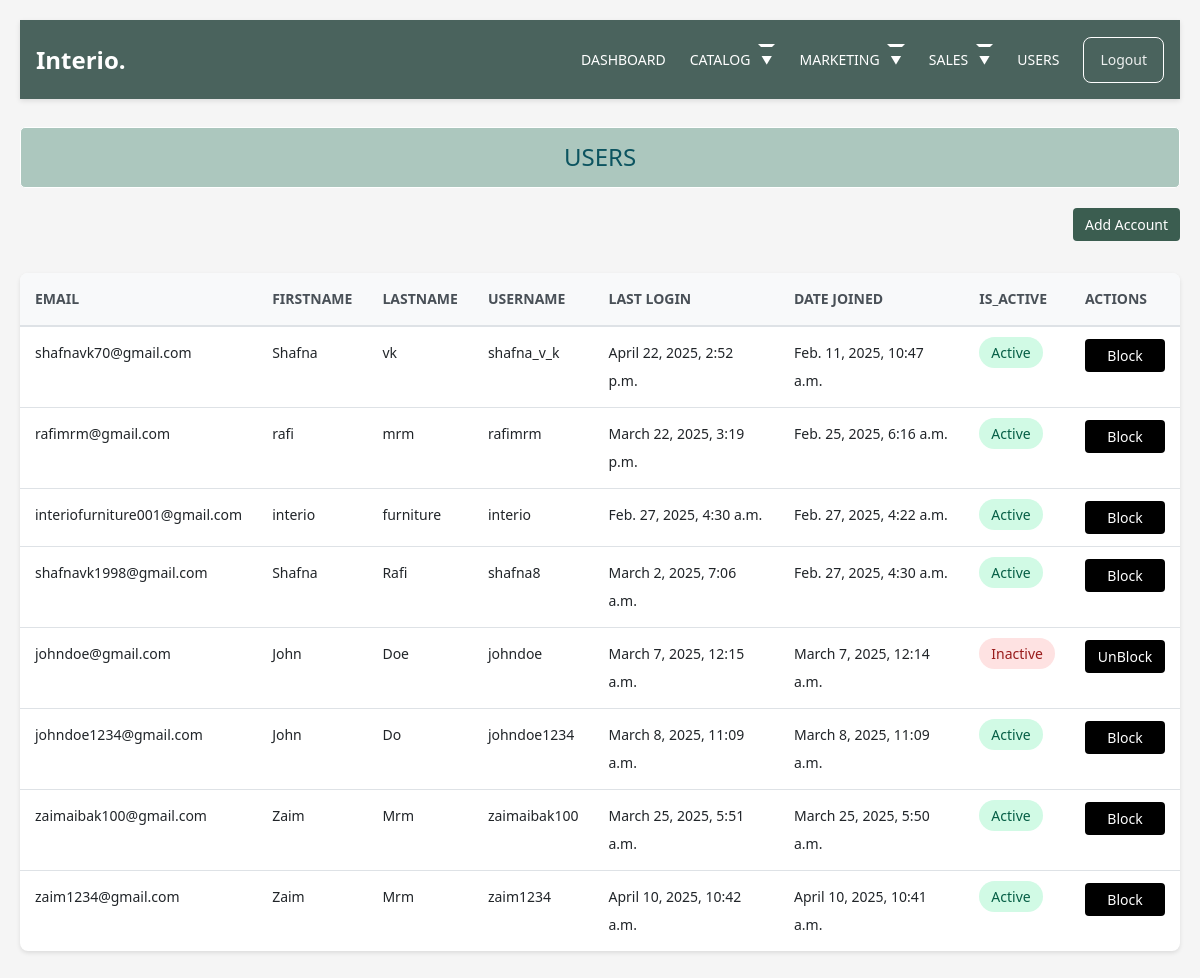
The page /adminn/users/ on the database its author committed.
### accounts/models.py (models this page shows, shortened)
class Account(AbstractBaseUser):
    first_name      = models.CharField(max_length=50)
    last_name       = models.CharField(max_length=50)
    username        = models.CharField(max_length=50, unique=True)
    email           = models.EmailField(max_length=100, unique=True)
    phone_number    = models.CharField(max_length=50)
    date_joined     = models.DateTimeField(auto_now_add=True)
    last_login      = models.DateTimeField(auto_now_add=True)
    is_admin        = models.BooleanField(default=False)
    is_staff        = models.BooleanField(default=False)
    is_active       = models.BooleanField(default=False)
    is_superadmin   = models.BooleanField(default=False)
    USERNAME_FIELD = 'email'
    REQUIRED_FIELDS = ['username', 'first_name', 'last_name']
    objects = MyAccountManager()

### adminn/views.py (the view)
# urls.py: path('users/', views.users, name='users'),
def users(request):
    accounts = Account.objects.filter(is_superadmin=False)
    context = {'accounts': accounts}
    return render(request, 'adminn/users.html', context)

### carts/context_processors.py (called while the page is built, shortened)
def counter(request):
    cart_count = 0
    if 'admin' in request.path:
        return {}
    return dict(cart_count=cart_count)

### category/context_processors.py (called while the page is built)
def menu_links(request):
    links = Category.objects.all()
    return dict(links=links)

### templates/adminn/users.html (shortened to what this page needs)
{% extends 'adminn/adminbase.html' %}
{% load static %}
{% block content %}
<!DOCTYPE html>
<html lang="en">
<head>
</head>
<body>
    <br>
    <h2 class="head">USERS</h2>
    <div class="text-end mb-3">
        <a href="" class="btn btn-primary mb-3">Add Account</a>
    </div>
    <div class="table-container">
        <table class="table">
            <thead>
                <tr>
                    <th>EMAIL</th>
                    <th>FIRSTNAME</th>
                    <th>LASTNAME</th>
                    <th>USERNAME</th>
                    <th>LAST LOGIN</th>
                    <th>DATE JOINED</th>
                    <th>IS_ACTIVE</th>
                    <th>ACTIONS</th>
                </tr>
            </thead>
            <tbody>
                {% for account in accounts %}
                <tr>
                    <td>{{ account.email }}</td>
                    <td>{{ account.first_name }}</td>
                    <td>{{ account.last_name }}</td>
                    <td>{{ account.username }}</td>
                    <td>{{ account.last_login }}</td>
                    <td>{{ account.date_joined }}</td>
                    <td>
                        <span class="status-badge {% if account.is_active %}status-active{% else %}status-inactive{% endif %}">
                            {% if account.is_active %}Active{% else %}Inactive{% endif %}
                        </span>
                    </td>
                    <td>
                        <div class="btn-group" role="group">
                            {% if account.is_active %}
                            <a href="{% url 'adminn:blockuser' account.id %}" class="btn btn-sm btn-danger" onclick="return confirm('Are you sure you want to block this user?');">Block</a>
                            {% else %}
                            <a href="{% url 'adminn:unblockuser' account.id %}" class="btn btn-sm btn-danger" onclick="return confirm('Are you sure you want to unblock this user?');">UnBlock</a>
                            {% endif %}
                            </div>
                    </td>
                </tr>
                {% endfor %}
            </tbody>
        </table>
    </div>
    <br>
</body>
</html>
{% endblock %}

### static/css/style.css (style rules this page uses)
body { overflow-x: hidden; position: relative; }
body { font-family: "Inter", sans-serif; font-weight: 400; line-height: 28px; color: #6a6a6a; font-size: 14px; background-color: #eff2f1; }
a { text-decoration: none; -webkit-transition: .3s all ease; -o-transition: .3s all ease; transition: .3s all ease; color: #2f2f2f; text-decoration: underline; }
.btn { font-weight: 600; padding: 12px 30px; border-radius: 30px; color: #ffffff; background: #2f2f2f; border-color: #2f2f2f; }
.btn.btn-primary { background: #3b5d50; border-color: #3b5d50; }

### templates/adminn/adminheader.html (style rules this page uses)
* { margin: 0; padding: 0; box-sizing: border-box; font-family: system-ui, -apple-system, BlinkMacSystemFont, 'Segoe UI', sans-serif; }

### templates/adminn/users.html (style rules this page uses)
body { font-family: 'Segoe UI', Tahoma, Geneva, Verdana, sans-serif; padding: 20px; background-color: #f5f5f5; }
.head { background-color: #acc7be; color: #0c5460; padding: 15px; border-radius: 5px; margin-bottom: 20px; text-align: center; font-size: 24px; border: 1px solid white; }
.table-container { background-color: white; border-radius: 8px; box-shadow: 0 2px 4px rgba(0, 0, 0, 0.1); overflow: hidden; }
.table { width: 100%; border-collapse: collapse; margin-bottom: 0; }
.table th { background-color: #f8f9fa; padding: 12px 15px; text-align: left; font-weight: 600; color: #495057; border-bottom: 2px solid #dee2e6; }
.table td { padding: 12px 15px; border-bottom: 1px solid #dee2e6; color: #212529; }
.table tbody tr:last-child td { border-bottom: none; }
.btn { padding: 6px 12px; border-radius: 4px; text-decoration: none; font-size: 14px; font-weight: 500; cursor: pointer; border: none; transition: background-color 0.2s; }
.btn { background-color: black; color: white; min-width: 80px; text-align: center; display: inline-block; }
.status-badge { padding: 6px 12px; border-radius: 20px; font-size: 14px; font-weight: 500; }
.status-active { background-color: #d1fae5; color: #065f46; }
.status-inactive { background-color: #fee2e2; color: #991b1b; }

### rows shown on the page
Account: email "shafnavk70@gmail.com", first_name "Shafna", last_name "vk", username "shafna_v_k", last_login "April 22, 2025, 2:52 p.m.", date_joined "Feb. 11, 2025, 10:47 a.m.", is_active "Active"
Account: email "rafimrm@gmail.com", first_name "rafi", last_name "mrm", username "rafimrm", last_login "March 22, 2025, 3:19 p.m.", date_joined "Feb. 25, 2025, 6:16 a.m.", is_active "Active"
Account: email "interiofurniture001@gmail.com", first_name "interio", last_name "furniture", username "interio", last_login "Feb. 27, 2025, 4:30 a.m.", date_joined "Feb. 27, 2025, 4:22 a.m.", is_active "Active"
Account: email "shafnavk1998@gmail.com", first_name "Shafna", last_name "Rafi", username "shafna8", last_login "March 2, 2025, 7:06 a.m.", date_joined "Feb. 27, 2025, 4:30 a.m.", is_active "Active"
Account: email "johndoe@gmail.com", first_name "John", last_name "Doe", username "johndoe", last_login "March 7, 2025, 12:15 a.m.", date_joined "March 7, 2025, 12:14 a.m.", is_active "Inactive"
Account: email "johndoe1234@gmail.com", first_name "John", last_name "Do", username "johndoe1234", last_login "March 8, 2025, 11:09 a.m.", date_joined "March 8, 2025, 11:09 a.m.", is_active "Active"
Account: email "zaimaibak100@gmail.com", first_name "Zaim", last_name "Mrm", username "zaimaibak100", last_login "March 25, 2025, 5:51 a.m.", date_joined "March 25, 2025, 5:50 a.m.", is_active "Active"
Account: email "zaim1234@gmail.com", first_name "Zaim", last_name "Mrm", username "zaim1234", last_login "April 10, 2025, 10:42 a.m.", date_joined "April 10, 2025, 10:41 a.m.", is_active "Active"
